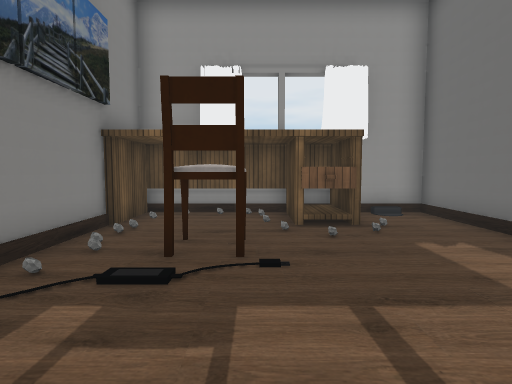
View 1 (above)

12 first-person views from a walk through a 3-D level made in the Unity game engine. The camera is 1.2 m above the floor, tilts 4° down and sees 80° across. Doors are open. The floor is counted in squares, 1 m on a side. Each view is taken from the middle of a square. On the plan, view 1 faces up. The plan holds only what a view shows up to about 13 squares ahead; the rest is blank. The place goes on beyond the plan. The player character is not drawn. Some surface patterns are stand-ins.

View 2
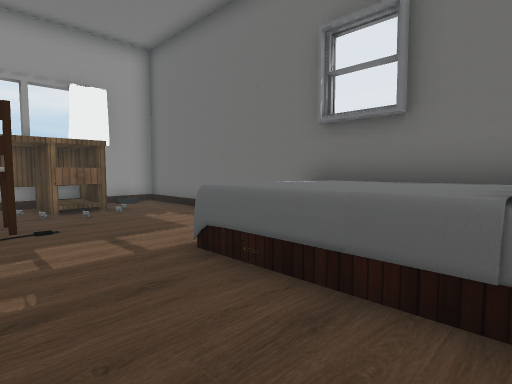

View 3
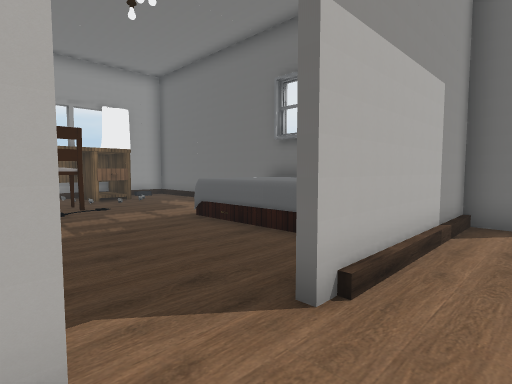

View 4
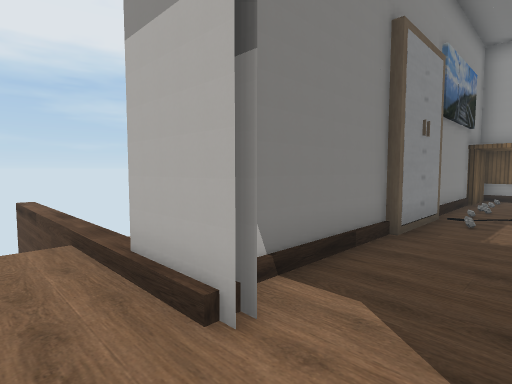

View 5
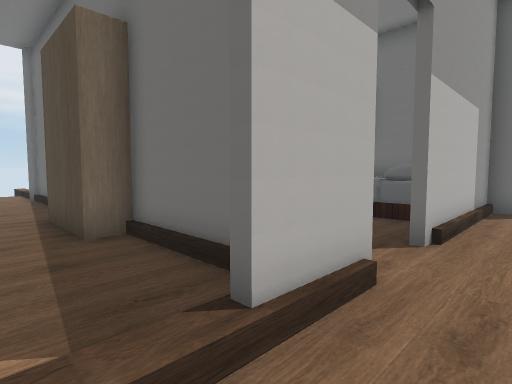

View 6
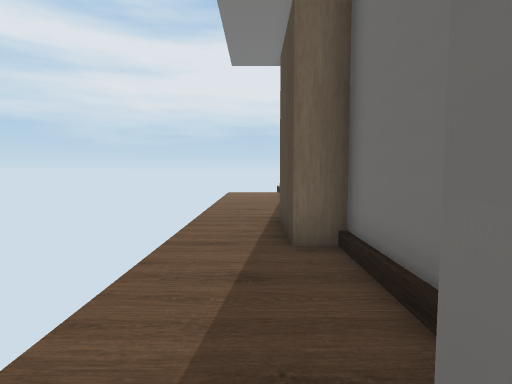

View 7
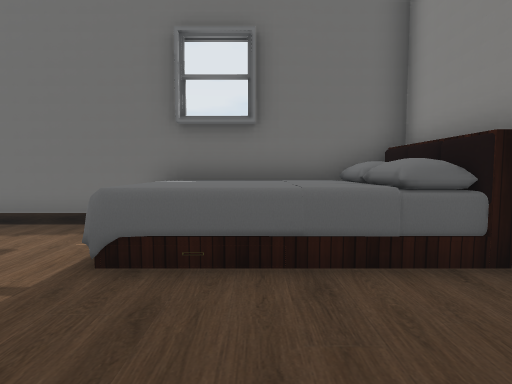

View 8
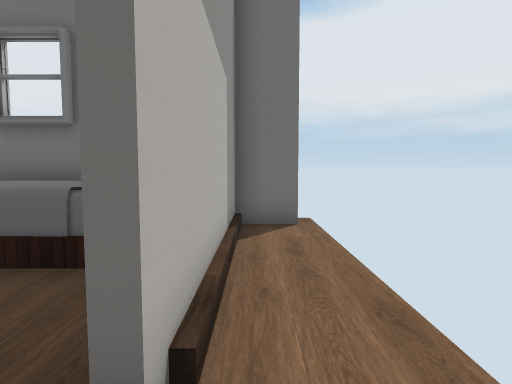

View 9
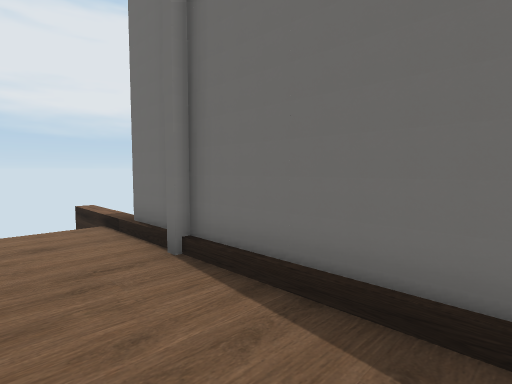

View 10
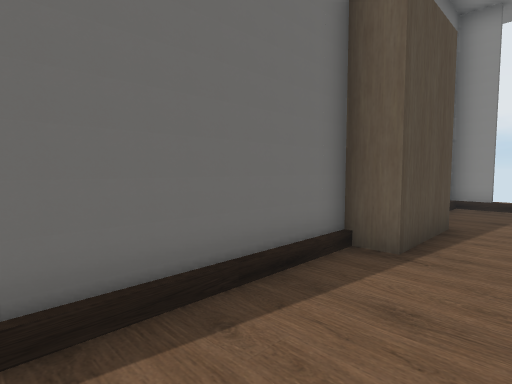

View 11
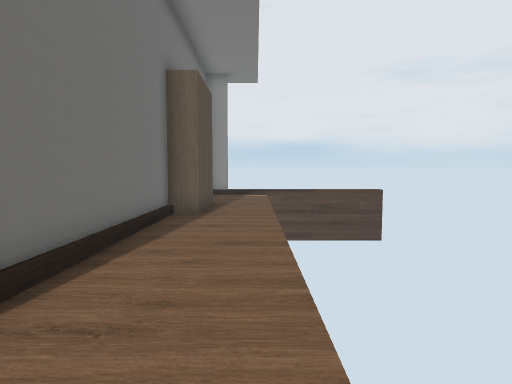

View 12
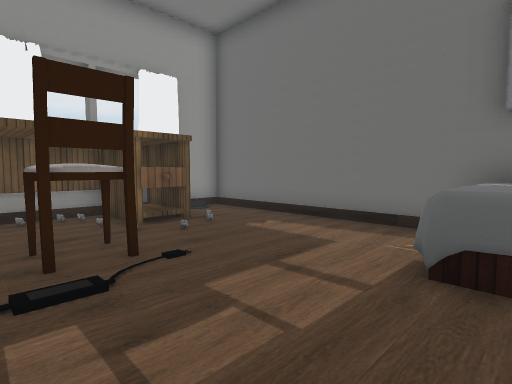

### Floor plan
Points are (right, up) in squares from view 1. A wall is a line through its corners. A room is listed if a view was taken in it or the views show most of it. See-through windows are left out.
Room 1 (views 1, 2, 3, 4, 5, 6, 7, 8, 9, 10, 11, 12)
walls: (-3.5, 2.5) (-3.5, 6.6); (-3.3, -0.5) (-3.3, -3.8); (-3.3, 6.5) (-3.3, 3.1); (-2.6, -4.5) (-4.6, -4.5); (-3.5, 8.4) (-3.5, 8.9); (1.5, -4.5) (-0.9, -4.5); (-4.6, -4.3) (-3.5, -4.3) (-3.5, -0.5); (-3.5, 9.5) (-3.5, 10.9); (4.8, -4) (4.8, 8.8) (3, 8.8); (4.8, -6) (4.8, -4.5) (4.1, -4.5)
low walls: (1.5, 8.8) (-3.2, 8.8)
ways out: open door at (-2, -4); gap at (5, -6)
objects: other object (-4, 0) to (-3, 2); other object (-3, 7) to (-3, 8); other object (-1, 4) to (0, 5); other object (1, 7) to (2, 8); other object (2, -4) to (4, 1); other object (4, 8)

Positions as (right, up) in squares from view 1, and headings:
1: (0, 0), facing up
2: (-1, -3), facing up-right
3: (-3, -6), facing up-right
4: (-1, -6), facing up-left
5: (-6, -6), facing up-right
6: (-5, -5), facing up
7: (-2, -1), facing right
8: (-2, -5), facing right
9: (-6, 5), facing up-right
10: (-6, 7), facing down-right
11: (-6, 11), facing down
12: (-2, 0), facing up-right
